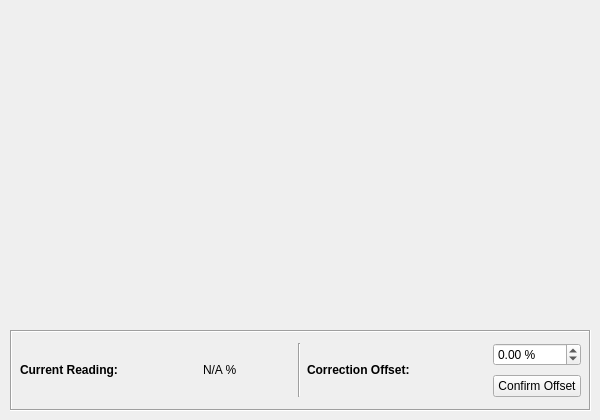
      <widget class="QWidget" name="ambient_humidity_tab">
       <attribute name="title">
        <string>Humidity Sensor</string>
       </attribute>
       <widget class="PlotWidget" name="ambient_humidity_graphWidget" native="true">
        <property name="geometry">
         <rect>
          <x>10</x>
          <y>10</y>
          <width>581</width>
          <height>311</height>
         </rect>
        </property>
       </widget>
       <widget class="QFrame" name="frame_6">
        <property name="geometry">
         <rect>
          <x>10</x>
          <y>330</y>
          <width>581</width>
          <height>81</height>
         </rect>
        </property>
        <property name="frameShape">
         <enum>QFrame::Box</enum>
        </property>
        <property name="frameShadow">
         <enum>QFrame::Sunken</enum>
        </property>
        <widget class="QWidget" name="gridLayoutWidget_6">
         <property name="geometry">
          <rect>
           <x>10</x>
           <y>10</y>
           <width>561</width>
           <height>61</height>
          </rect>
         </property>
         <layout class="QGridLayout" name="gridLayout_6">
          <item row="0" column="3" rowspan="2">
           <widget class="Line" name="line_14">
            <property name="orientation">
             <enum>Qt::Vertical</enum>
            </property>
           </widget>
          </item>
          <item row="0" column="5">
           <widget class="QDoubleSpinBox" name="ambient_humidity_offset_value_doubleSpinBox">
            <property name="suffix">
             <string> %</string>
            </property>
            <property name="minimum">
             <double>-100.000000000000000</double>
            </property>
            <property name="maximum">
             <double>100.000000000000000</double>
            </property>
           </widget>
          </item>
          <item row="1" column="5">
           <widget class="QPushButton" name="ambient_confirm_humidity_offset_pushButton">
            <property name="text">
             <string>Confirm Offset</string>
            </property>
           </widget>
          </item>
          <item row="0" column="2" rowspan="2">
           <widget class="QLabel" name="ambient_humidity_value_label">
            <property name="text">
             <string>N/A %</string>
            </property>
           </widget>
          </item>
          <item row="0" column="4" rowspan="2">
           <widget class="QLabel" name="ambient_humidity_offset_text_label">
            <property name="minimumSize">
             <size>
              <width>180</width>
              <height>0</height>
             </size>
            </property>
            <property name="text">
             <string>&lt;html&gt;&lt;head/&gt;&lt;body&gt;&lt;p&gt;&lt;span style=&quot; font-weight:700;&quot;&gt;Correction Offset:&lt;/span&gt;&lt;/p&gt;&lt;/body&gt;&lt;/html&gt;</string>
            </property>
           </widget>
          </item>
          <item row="0" column="0" rowspan="2" colspan="2">
           <widget class="QLabel" name="ambient_humidity_text_label">
            <property name="minimumSize">
             <size>
              <width>0</width>
              <height>0</height>
             </size>
            </property>
            <property name="text">
             <string>&lt;html&gt;&lt;head/&gt;&lt;body&gt;&lt;p&gt;&lt;span style=&quot; font-weight:700;&quot;&gt;Current Reading:&lt;/span&gt;&lt;/p&gt;&lt;/body&gt;&lt;/html&gt;</string>
            </property>
           </widget>
          </item>
         </layout>
        </widget>
       </widget>
      </widget>
